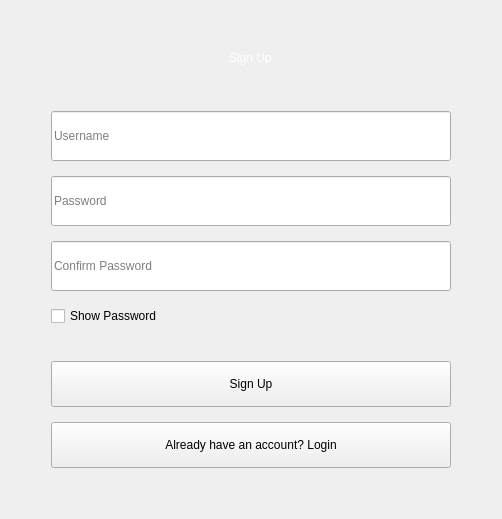
      <widget class="QWidget" name="signup">
       <layout class="QHBoxLayout" name="horizontalLayout_signup">
        <item>
         <layout class="QGridLayout" name="gridLayout_signup">
          <item row="0" column="1">
           <spacer name="verticalSpacer_signup_top">
            <property name="orientation">
             <enum>Qt::Orientation::Vertical</enum>
            </property>
            <property name="sizeHint" stdset="0">
             <size>
              <width>20</width>
              <height>40</height>
             </size>
            </property>
           </spacer>
          </item>
          <item row="1" column="1" alignment="Qt::AlignmentFlag::AlignHCenter">
           <widget class="QLabel" name="label_signup">
            <property name="styleSheet">
             <string notr="true">color: rgb(255, 255, 255);
font: 900 36pt &quot;Segoe UI Black&quot;;</string>
            </property>
            <property name="text">
             <string>Sign Up</string>
            </property>
           </widget>
          </item>
          <item row="2" column="1">
           <spacer name="verticalSpacer_signup_1">
            <property name="orientation">
             <enum>Qt::Orientation::Vertical</enum>
            </property>
            <property name="sizeType">
             <enum>QSizePolicy::Policy::Maximum</enum>
            </property>
            <property name="sizeHint" stdset="0">
             <size>
              <width>20</width>
              <height>40</height>
             </size>
            </property>
           </spacer>
          </item>
          <item row="3" column="1">
           <layout class="QVBoxLayout" name="verticalLayout_signup">
            <property name="spacing">
             <number>15</number>
            </property>
            <item>
             <widget class="QLineEdit" name="lineEdit_signup_username">
              <property name="minimumSize">
               <size>
                <width>400</width>
                <height>50</height>
               </size>
              </property>
              <property name="placeholderText">
               <string>Username</string>
              </property>
             </widget>
            </item>
            <item>
             <widget class="QLineEdit" name="lineEdit_signup_password">
              <property name="minimumSize">
               <size>
                <width>400</width>
                <height>50</height>
               </size>
              </property>
              <property name="echoMode">
               <enum>QLineEdit::EchoMode::Password</enum>
              </property>
              <property name="placeholderText">
               <string>Password</string>
              </property>
             </widget>
            </item>
            <item>
             <widget class="QLineEdit" name="lineEdit_signup_confirm_password">
              <property name="minimumSize">
               <size>
                <width>400</width>
                <height>50</height>
               </size>
              </property>
              <property name="echoMode">
               <enum>QLineEdit::EchoMode::Password</enum>
              </property>
              <property name="placeholderText">
               <string>Confirm Password</string>
              </property>
             </widget>
            </item>
            <item>
             <widget class="QCheckBox" name="checkBox_signup_show_password">
              <property name="text">
               <string>Show Password</string>
              </property>
             </widget>
            </item>
            <item>
             <spacer name="verticalSpacer_signup_2">
              <property name="orientation">
               <enum>Qt::Orientation::Vertical</enum>
              </property>
              <property name="sizeType">
               <enum>QSizePolicy::Policy::Maximum</enum>
              </property>
              <property name="sizeHint" stdset="0">
               <size>
                <width>20</width>
                <height>20</height>
               </size>
              </property>
             </spacer>
            </item>
            <item>
             <widget class="QPushButton" name="pushButton_signup">
              <property name="minimumSize">
               <size>
                <width>128</width>
                <height>46</height>
               </size>
              </property>
              <property name="text">
               <string>Sign Up</string>
              </property>
             </widget>
            </item>
            <item>
             <widget class="QPushButton" name="pushButton_goto_login">
              <property name="minimumSize">
               <size>
                <width>128</width>
                <height>46</height>
               </size>
              </property>
              <property name="text">
               <string>Already have an account? Login</string>
              </property>
             </widget>
            </item>
           </layout>
          </item>
          <item row="3" column="0">
           <spacer name="horizontalSpacer_signup_left">
            <property name="orientation">
             <enum>Qt::Orientation::Horizontal</enum>
            </property>
            <property name="sizeHint" stdset="0">
             <size>
              <width>40</width>
              <height>20</height>
             </size>
            </property>
           </spacer>
          </item>
          <item row="3" column="2">
           <spacer name="horizontalSpacer_signup_right">
            <property name="orientation">
             <enum>Qt::Orientation::Horizontal</enum>
            </property>
            <property name="sizeHint" stdset="0">
             <size>
              <width>40</width>
              <height>20</height>
             </size>
            </property>
           </spacer>
          </item>
          <item row="4" column="1">
           <spacer name="verticalSpacer_signup_bottom">
            <property name="orientation">
             <enum>Qt::Orientation::Vertical</enum>
            </property>
            <property name="sizeHint" stdset="0">
             <size>
              <width>20</width>
              <height>40</height>
             </size>
            </property>
           </spacer>
          </item>
         </layout>
        </item>
       </layout>
      </widget>
